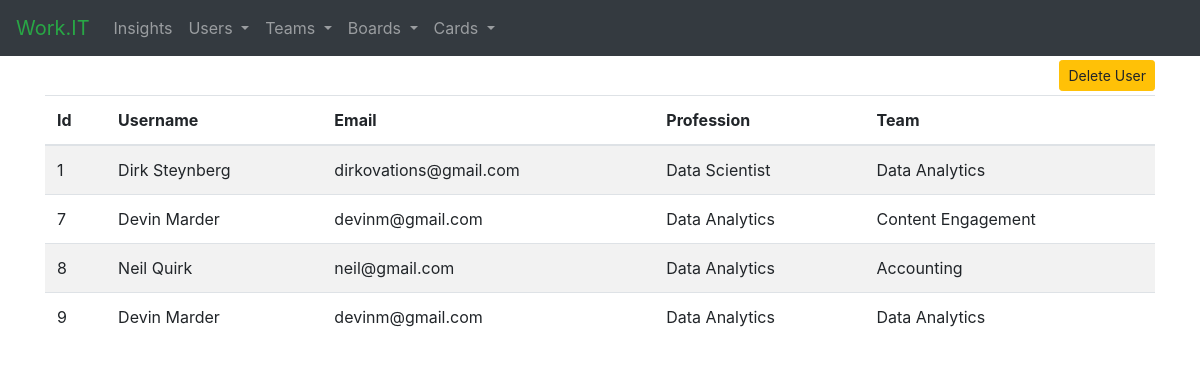
The app's page /user_list, older data.
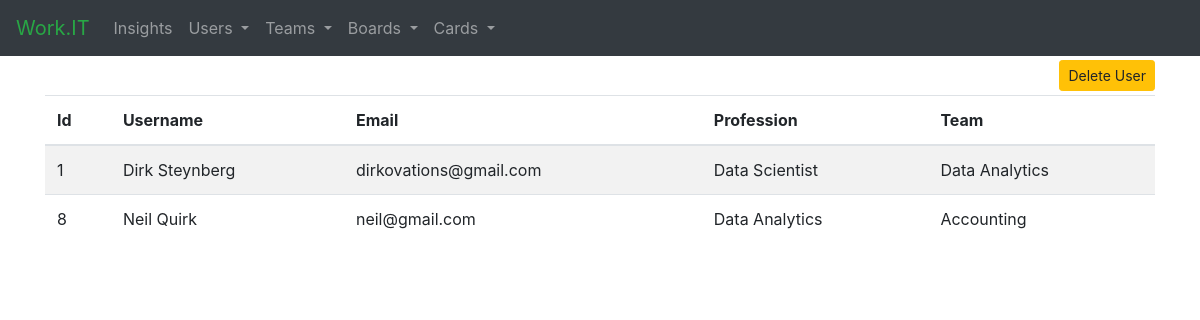
The same page, newer data.
### tables this page shows
CREATE TABLE user(id INTEGER PRIMARY KEY AUTOINCREMENT,name TEXT,email TEXT,title TEXT,card TEXT,team TEXT,profile BLOB);

### app.py (the view)
@app.route('/user_list')
def user_list():
    users = get_users()
    teams = get_teams()
    return render_template('user_list.html', users=users, teams=teams)

### scripts.py (called while the page is built)
def get_teams():
    con_teams = sqlite3.connect("database.db")
    con_teams.row_factory = sqlite3.Row
    cur = con_teams.cursor()
    cur.execute("SELECT * FROM team")
    teams = cur.fetchall()
    con_teams.close()
    return teams

def get_users():
    con_users = sqlite3.connect("database.db")
    con_users.row_factory = sqlite3.Row
    cur = con_users.cursor()
    cur.execute("SELECT * FROM user")
    users = cur.fetchall()
    con_users.close()
    return users

### templates/user_list.html (shortened to what this page needs)
{% extends "base.html" %}
{% block head %}
    {{ super() }}
{% endblock %}
{% block content %}
    <div class="text-right mt-1 mb-1">
        <button type="button" class="btn btn-warning btn-sm" data-toggle="modal" data-target="#delete-user">
            Delete User
        </button>
    </div>
    <table class="table table-striped" id="name-list">
        <thead>
        <tr>
            <th>Id</th>
            <th>Username</th>
            <th>Email</th>
            <th>Profession</th>
            <th>Team</th>
        </tr>
        </thead>
        <tbody>
        {% for user in users %}
            <tr>
                <td>{{ user['id'] }}</td>
                <td>{{ user['name'] }}</td>
                <td>{{ user['email'] }}</td>
                <td>{{ user['title'] }}</td>
                <td>{{ user['team'] }}</td>
            </tr>
        {% endfor %}
        </tbody>
    </table>
{% endblock %}

### templates/base.html (shortened to what this page needs)
<!doctype html>
<html>
<head>
    {% block head %}
        <link rel="stylesheet" href="https://maxcdn.bootstrapcdn.com/bootstrap/4.3.1/css/bootstrap.min.css">
        <link href="//maxcdn.bootstrapcdn.com/font-awesome/4.7.0/css/font-awesome.min.css" rel="stylesheet">
    {% endblock %}
</head>
<body>
<nav class="navbar navbar-expand-sm bg-dark navbar-dark sticky-top">
    <a class="navbar-brand text-success" href="/">Work.IT</a>
    <ul class="navbar-nav">
        <li class="nav-item">
            <a class="nav-link" href="/">Insights</a>
        </li>
        <li class="nav-item dropdown">
            <a class="nav-link dropdown-toggle" href="#" id="users-group" data-toggle="dropdown">
                Users
            </a>
        </li>
        <li class="nav-item dropdown">
            <a class="nav-link dropdown-toggle" href="#" id="users-group" data-toggle="dropdown">
                Teams
            </a>
        </li>
        <li class="nav-item dropdown">
            <a class="nav-link dropdown-toggle" href="#" id="users-group" data-toggle="dropdown">
                Boards
            </a>
        </li>
        <li class="nav-item dropdown">
            <a class="nav-link dropdown-toggle" href="#" id="users-group" data-toggle="dropdown">
                Cards
            </a>
        </li>
    </ul>
</nav>
<div id="content" class="container">
    {% block content %}
    {% endblock %}
</div>
</body>
</html>

Row changes from the older to the newer data that the page shows:
removed user: id "7", name "Devin Marder", email "devinm@gmail.com", title "Data Analytics", team "Content Engagement"
removed user: id "9", name "Devin Marder", email "devinm@gmail.com", title "Data Analytics", team "Data Analytics"
